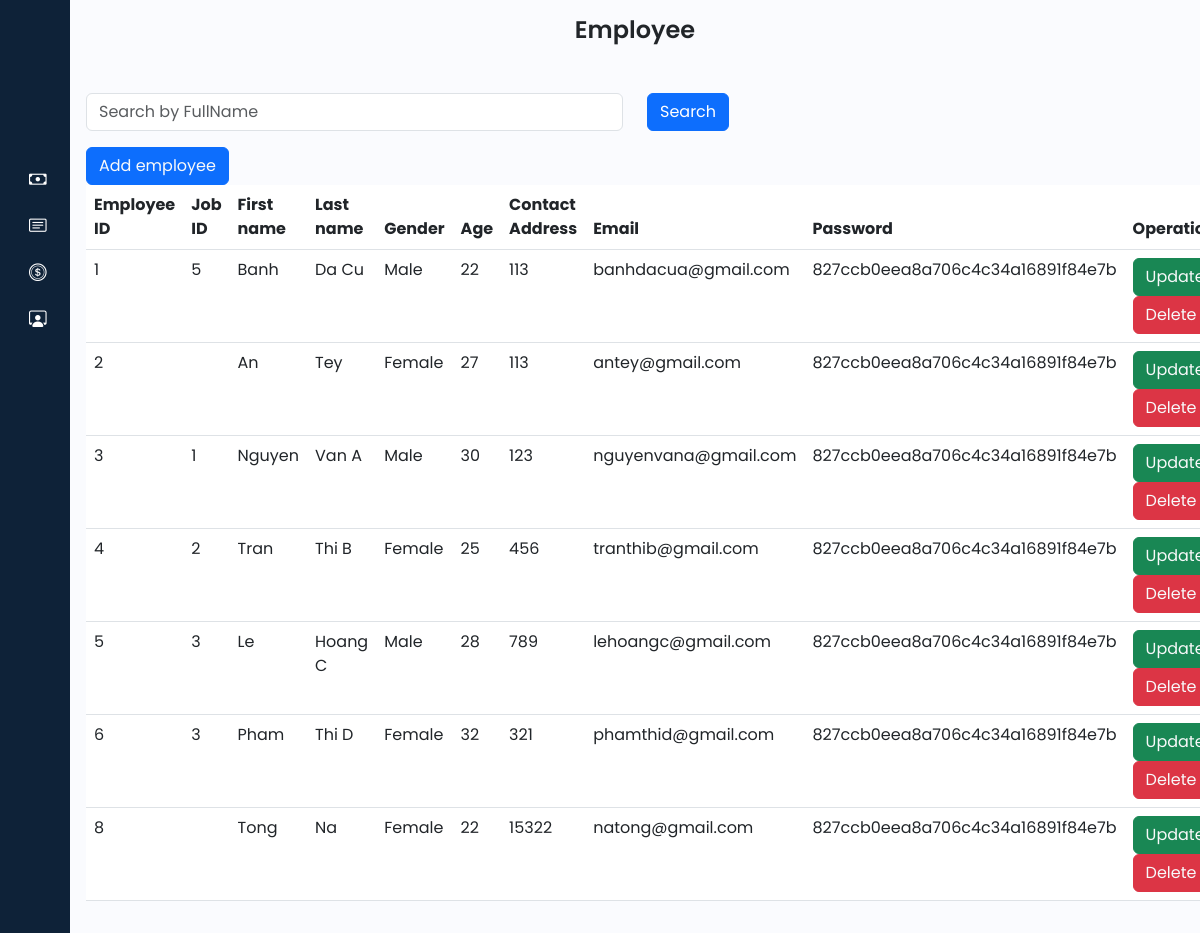
Page /admin/employee.php on the committed database.
### tables this page shows
CREATE TABLE `employee` (
  `emp_ID` int(11) NOT NULL,
  `fname` varchar(255) DEFAULT NULL,
  `lname` varchar(255) DEFAULT NULL,
  `gender` varchar(11) DEFAULT NULL,
  `age` int(11) DEFAULT NULL,
  `contact_add` int(11) DEFAULT NULL,
  `emp_email` varchar(255) DEFAULT NULL,
  `emp_pass` varchar(255) DEFAULT NULL,
  `job_ID` int(11) DEFAULT NULL
);

### admin/employee.php (the view, shortened to what this page needs)
<?php
@include '../connection/connect.php';
$select = "SELECT * FROM employee";
$result = mysqli_query($con, $select);
?>
<!DOCTYPE html>
<html lang="en">
<head>
    <link href="https://cdn.lineicons.com/4.0/lineicons.css" rel="stylesheet" />
    <link href="https://cdn.jsdelivr.net/npm/bootstrap@5.3.0-alpha3/dist/css/bootstrap.min.css" rel="stylesheet"
>
    <link rel="stylesheet" href="https://cdn.jsdelivr.net/npm/bootstrap-icons@1.11.3/font/bootstrap-icons.min.css">
    <link rel="stylesheet" href="style/style.css">
</head>
<body>
    <div class="wrapper">
        <?php include 'sidebar.php'; ?>
        <div class="main p-3">
            <div class="text-center mb-5">
                <h1>
                    Employee
                </h1>
            </div>
            <form method="post">
                <div class="row mb-3">
                    <div class="col-sm">
                        <input type="text" name="search_keyword" class="form-control" placeholder="Search by FullName" value="<?php echo isset($search_keyword) ? $search_keyword : ''; ?>">
                    </div>
                    <div class="col-sm">
                        <button type="submit" name="search" class="btn btn-primary">Search</button>
                    </div>
                </div>
            </form>
            <button class="btn btn-primary">
                <a href="operation/employee/create.php" class="text-light">Add employee</a>
            </button>
            <table class="table table-inverse">
                <thead>
                    <tr>
                        <th>Employee ID</th>
                        <th>Job ID</th>
                        <th>First name</th>
                        <th>Last name</th>
                        <th>Gender</th>
                        <th>Age</th>
                        <th>Contact Address</th>
                        <th>Email</th>
                        <th>Password</th>
                        <th>Operation</th>
                    </tr>
                </thead>
                <tbody>
                    <?php
                    if ($result) {
                        while ($row = mysqli_fetch_assoc($result)) {
                            $emp_ID = $row['emp_ID'];
                            $job_ID = $row['job_ID'];
                            $fname = $row['fname'];
                            $lname = $row['lname'];
                            $gender = $row['gender'];
                            $age = $row['age'];
                            $contact_add = $row['contact_add'];
                            $emp_email = $row['emp_email'];
                            $emp_pass = $row['emp_pass'];
                            echo '<tr>
                                <td>' . $emp_ID . ' </td>
                                <td>' . $job_ID . ' </td>
                                <td>' . $fname . ' </td>
                                <td>' . $lname . ' </td>
                                <td>' . $gender . ' </td>
                                <td>' . $age . ' </td>
                                <td>' . $contact_add . ' </td>
                                <td>' . $emp_email . ' </td>
                                <td>' . $emp_pass . ' </td>
                                <td>
                                    <button class="btn btn-success"><a href="operation/employee/update.php?updateemp_ID=' . $emp_ID . '" class="text-light">Update</a></button>
                                    <button class="btn btn-danger"><a href="operation/employee/delete.php?deleteemp_ID=' . $emp_ID . '" class="text-light">Delete</a></button>
                                </td>
                            </tr>';
                        }
                    }
                    ?>
                </tbody>
            </table>
        </div>
    </div>
</body>
</html>

### admin/style/style.css (style rules this page uses)
a { text-decoration: none; }
h1 { font-weight: 600; font-size: 1.5rem; }
body { font-family: 'Poppins', sans-serif; }
.wrapper { display: flex; }
.main { min-height: 100vh; width: 100%; overflow: hidden; transition: all 0.35s ease-in-out; background-color: #fafbfe; }

### rows in the picture
employee: emp_ID "1", job_ID "5", fname "Banh", lname "Da Cu", gender "Male", age "22", contact_add "113", emp_email "banhdacua@gmail.com", emp_pass "827ccb0eea8a706c4c34a16891f84e7b"
employee: emp_ID "2", fname "An", lname "Tey", gender "Female", age "27", contact_add "113", emp_email "antey@gmail.com", emp_pass "827ccb0eea8a706c4c34a16891f84e7b"
employee: emp_ID "3", job_ID "1", fname "Nguyen", lname "Van A", gender "Male", age "30", contact_add "123", emp_email "nguyenvana@gmail.com", emp_pass "827ccb0eea8a706c4c34a16891f84e7b"
employee: emp_ID "4", job_ID "2", fname "Tran", lname "Thi B", gender "Female", age "25", contact_add "456", emp_email "tranthib@gmail.com", emp_pass "827ccb0eea8a706c4c34a16891f84e7b"
employee: emp_ID "5", job_ID "3", fname "Le", lname "Hoang C", gender "Male", age "28", contact_add "789", emp_email "lehoangc@gmail.com", emp_pass "827ccb0eea8a706c4c34a16891f84e7b"
employee: emp_ID "6", job_ID "3", fname "Pham", lname "Thi D", gender "Female", age "32", contact_add "321", emp_email "phamthid@gmail.com", emp_pass "827ccb0eea8a706c4c34a16891f84e7b"
employee: emp_ID "8", fname "Tong", lname "Na", gender "Female", age "22", contact_add "15322", emp_email "natong@gmail.com", emp_pass "827ccb0eea8a706c4c34a16891f84e7b"
